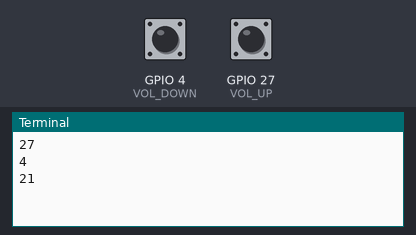
Bench run of a program on a simulated Raspberry Pi (BCM pin numbers). Parts: the last lines printed to the terminal. Inputs (shaded band) come from the test bench; at power-on: GPIO 4 (VOL_DOWN) LOW, GPIO 27 (VOL_UP) LOW. The clock reads 2024-03-15 10:24:30 at power-on unless the program sets it.

Above: at 1.2 s.
1.3 s: GPIO 4 (VOL_DOWN) pulled HIGH for 0.15 s
At 1.8 s:
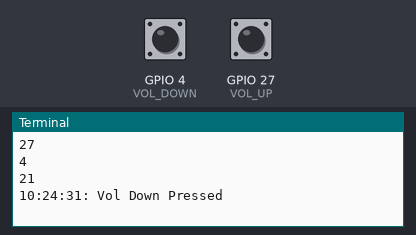
2.9 s: GPIO 27 (VOL_UP) pulled HIGH for 0.15 s
At 4.1 s:
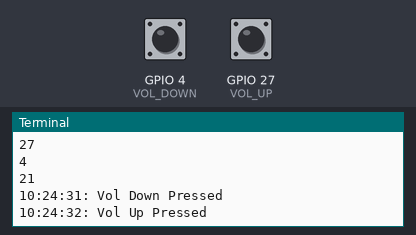
4.5 s: GPIO 4 (VOL_DOWN) pulled HIGH for 1 s
At 5.5 s:
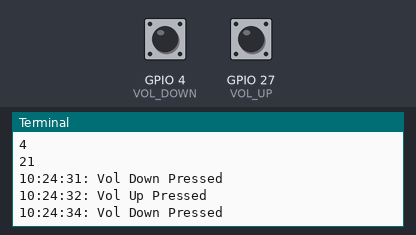
7.0 s: GPIO 27 (VOL_UP) pulled HIGH for 1 s
At 7.4 s:
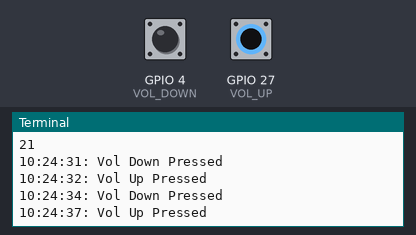

The program:

switch_test.py
```python
#!/bin/env python3

import RPi.GPIO as GPIO
import time
from datetime import datetime


# Setup the GPIO pin numbers
VOL_UP = 27
VOL_DOWN = 4
POWER = 21

switches = [VOL_UP, VOL_DOWN, POWER]

GPIO.setmode(GPIO.BCM)

GPIO.setup(POWER, GPIO.IN)
for switch in switches:
    print(switch)
    GPIO.setup(switch, GPIO.IN)


def power_callback(channel):
    now = datetime.now()
    current_time = now.strftime("%H:%M:%S")
    print(f"{current_time}: Power Pressed")

def vol_up_callback(channel):
    now = datetime.now()
    current_time = now.strftime("%H:%M:%S")
    print(f"{current_time}: Vol Up Pressed")

def vol_down_callback(channel):
    now = datetime.now()
    current_time = now.strftime("%H:%M:%S")
    print(f"{current_time}: Vol Down Pressed")


GPIO.add_event_detect(POWER, GPIO.RISING, callback=power_callback)
GPIO.add_event_detect(VOL_UP, GPIO.RISING, callback=vol_up_callback)
GPIO.add_event_detect(VOL_DOWN, GPIO.RISING, callback=vol_down_callback)

while(True):
    time.sleep(0.1)
```

Measured:
- after the input at 1.3 s, the terminal: prints a new line at once (image 1)
- after the input at 2.9 s, the terminal: prints a new line at once (image 2)
- after the input at 4.5 s, the terminal: prints a new line at once (image 3)
- after the input at 7.0 s, the terminal: prints a new line at once (image 4)
